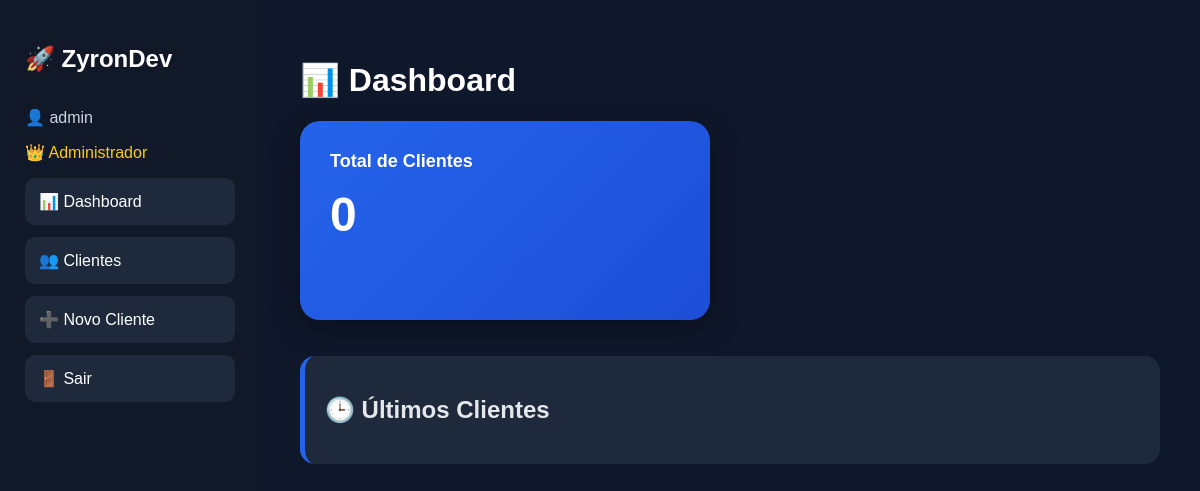
Page / (signed in) on the earlier database version.
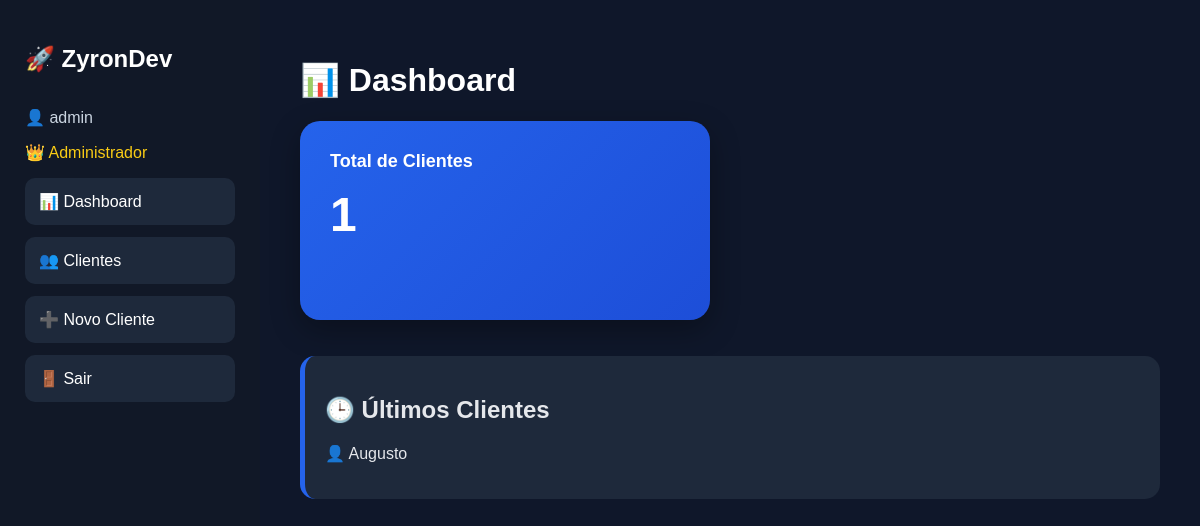
Same page on the later database version.
### tables this page shows
CREATE TABLE usuarios (
    id INTEGER PRIMARY KEY AUTOINCREMENT,
    usuario TEXT UNIQUE,
    senha TEXT
, is_admin INTEGER DEFAULT 0, data_expiracao TEXT, email TEXT, plano_ativo INTEGER DEFAULT 0, id_assinatura_mp TEXT);

CREATE TABLE clientes (
    id INTEGER PRIMARY KEY AUTOINCREMENT,
    nome TEXT NOT NULL,
    telefone TEXT
, observacoes TEXT, data_cadastro TEXT, usuario TEXT);

### app.py (the view)
@app.route("/")
def home():
    if "usuario" not in session:
        return redirect("/login")
    conn = sqlite3.connect(CAMINHO_BANCO)
    cursor = conn.cursor()
    cursor.execute(
        """
        SELECT COUNT(*)
        FROM clientes
        WHERE usuario = ?
        """,
        (session["usuario"],)
    )
    total_clientes = cursor.fetchone()[0]
    cursor.execute(
        """
        SELECT nome
        FROM clientes
        WHERE usuario = ?
        ORDER BY id DESC
        LIMIT 5
        """,
        (session["usuario"],)
    )
    ultimos_clientes = cursor.fetchall()
    cursor.execute(
        """
        SELECT data_expiracao, is_admin
        FROM usuarios
        WHERE usuario = ?
        """,
        (session["usuario"],)
    )
    dados_usuario = cursor.fetchone()
    dias_restantes = None
    if dados_usuario:
        data_expiracao = dados_usuario[0]
        is_admin = dados_usuario[1]
        if is_admin == 1:
            dias_restantes = "Administrador"
        else:
            dias = (
                datetime.strptime(data_expiracao, "%Y-%m-%d")
                - datetime.now()
            ).days
            dias_restantes = max(dias, 0)
    conn.close()
    return render_template(
        "dashboard.html",
        total_clientes=total_clientes,
        ultimos_clientes=ultimos_clientes,
        usuario=session["usuario"],
        dias_restantes=dias_restantes
    )

### templates/dashboard.html (shortened to what this page needs)
<!DOCTYPE html>
<html>
<head>
    <link rel="stylesheet"
          href="{{ url_for('static', filename='style.css') }}">
</head>
<body>
<div class="container">
    <div class="sidebar">
        <h2>🚀 ZyronDev</h2>
        <p style="color: #cbd5e1;">
    👤 {{ usuario }}
</p>
<p style="color: #facc15;">
    {% if dias_restantes == "Administrador" %}
        👑 Administrador
    {% else %}
        ⏳ {{ dias_restantes }} dias restantes
    {% endif %}
</p>
        <a href="/">📊 Dashboard</a>
        <a href="/clientes">👥 Clientes</a>
        <a href="/cadastro">➕ Novo Cliente</a>
        <a href="/logout">🚪 Sair</a>
    </div>
    <div class="content">
    <h1>📊 Dashboard</h1>
    <div class="card">
        <h3>Total de Clientes</h3>
        <p>{{ total_clientes }}</p>
    </div>
    <br><br>
    <div class="cliente">
        <h2>🕒 Últimos Clientes</h2>
        {% for cliente in ultimos_clientes %}
            <p>👤 {{ cliente[0] }}</p>
        {% endfor %}
    </div>
</div>
</body>
</html>

### static/style.css (style rules this page uses)
body { margin: 0; font-family: Arial, sans-serif; background: #0f172a; color: #e5e7eb; }
.container { display: flex; min-height: 100vh; }
.sidebar { width: 260px; background: #111827; padding: 25px; box-sizing: border-box; }
.sidebar h2 { color: white; margin-bottom: 35px; }
.sidebar a { display: block; text-decoration: none; color: white; background: #1e293b; padding: 14px; margin-bottom: 12px; border-radius: 10px; transition: 0.2s; }
.content { flex: 1; padding: 40px; }
.content h1 { color: white; }
.card { background: linear-gradient(135deg, #2563eb, #1d4ed8); color: white; padding: 30px; border-radius: 20px; max-width: 350px; box-shadow: 0 10px 30px rgba(0,0,0,0.3); }
.card h3 { margin: 0; font-size: 18px; }
.card p { margin-top: 15px; font-size: 48px; font-weight: bold; }
.cliente { background: #1e293b; padding: 20px; margin-bottom: 15px; border-radius: 15px; border-left: 5px solid #2563eb; }

Differences in the rows shown:
no longer on this page (row unchanged): usuarios: usuario "admin"
added clientes: nome "Augusto"
Other differences:
{{ usuario }}: (not shown) → "admin"
{{ total_clientes }}: "0" → "1"
